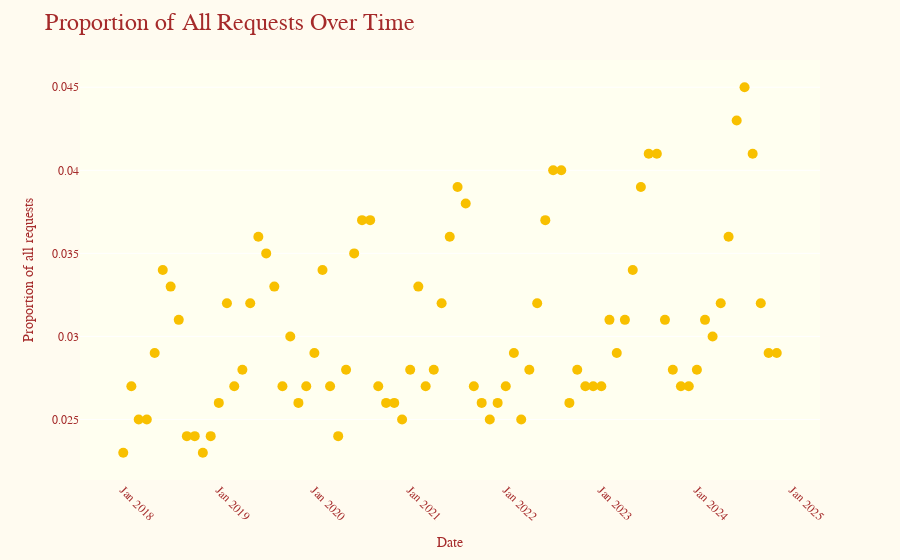

Source (notebook cell):
### Code cell
fig3 = px.scatter(df, 
                  x='Date', 
                  y='Freq',  
                  template="simple_white", 
                  labels={'Date': 'Date', 'Freq': 'Proportion of all requests'})

fig3.update_traces(marker=dict(size=10, color='#F8C000')) 

fig3.update_layout(
    title="Proportion of All Requests Over Time",
    title_font=dict(family="serif", size=24, color="brown"),
    xaxis_title="Date",
    yaxis_title="Proportion of all requests",
    xaxis_tickformat="%b %Y",
    xaxis=dict(showgrid=False, tickangle=45), 
    yaxis=dict(showgrid=True),
    template="plotly",
    plot_bgcolor="ivory",
    paper_bgcolor="#FFFBF0", 
    font=dict(family="serif", color="brown"),
    showlegend=False
)

fig3.show()

### Figure 1 — Plotly figure (JSON) as saved in the notebook; plotly's stock layout.template omitted (floating-point values rounded to 4 significant figures)
{"data": [{"hovertemplate": "Date=%{x}<br>Proportion of all requests=%{y}<extra></extra>", "legendgroup": "", "marker": {"color": "#F8C000", "size": 10, "symbol": "circle"}, "mode": "markers", "name": "", "orientation": "v", "showlegend": false, "type": "scatter", "x": ["2018-01-01T00:00:00", "2018-02-01T00:00:00", "2018-03-01T00:00:00", "2018-04-01T00:00:00", "2018-05-01T00:00:00", "2018-06-01T00:00:00", "2018-07-01T00:00:00", "2018-08-01T00:00:00", "2018-09-01T00:00:00", "2018-10-01T00:00:00", "2018-11-01T00:00:00", "2018-12-01T00:00:00", "2019-01-01T00:00:00", "2019-02-01T00:00:00", "2019-03-01T00:00:00", "2019-04-01T00:00:00", "2019-05-01T00:00:00", "2019-06-01T00:00:00", "2019-07-01T00:00:00", "2019-08-01T00:00:00", "2019-09-01T00:00:00", "2019-10-01T00:00:00", "2019-11-01T00:00:00", "2019-12-01T00:00:00", "2020-01-01T00:00:00", "2020-02-01T00:00:00", "2020-03-01T00:00:00", "2020-04-01T00:00:00", "2020-05-01T00:00:00", "2020-06-01T00:00:00", "2020-07-01T00:00:00", "2020-08-01T00:00:00", "2020-09-01T00:00:00", "2020-10-01T00:00:00", "2020-11-01T00:00:00", "2020-12-01T00:00:00", "2021-01-01T00:00:00", "2021-02-01T00:00:00", "2021-03-01T00:00:00", "2021-04-01T00:00:00", "2021-05-01T00:00:00", "2021-06-01T00:00:00", "2021-07-01T00:00:00", "2021-08-01T00:00:00", "2021-09-01T00:00:00", "2021-10-01T00:00:00", "2021-11-01T00:00:00", "2021-12-01T00:00:00", "2022-01-01T00:00:00", "2022-02-01T00:00:00", "2022-03-01T00:00:00", "2022-04-01T00:00:00", "2022-05-01T00:00:00", "2022-06-01T00:00:00", "2022-07-01T00:00:00", "2022-08-01T00:00:00", "2022-09-01T00:00:00", "2022-10-01T00:00:00", "2022-11-01T00:00:00", "2022-12-01T00:00:00", "2023-01-01T00:00:00", "2023-02-01T00:00:00", "2023-03-01T00:00:00", "2023-04-01T00:00:00", "2023-05-01T00:00:00", "2023-06-01T00:00:00", "2023-07-01T00:00:00", "2023-08-01T00:00:00", "2023-09-01T00:00:00", "2023-10-01T00:00:00", "2023-11-01T00:00:00", "2023-12-01T00:00:00", "2024-01-01T00:00:00", "2024-02-01T00:00:00", "2024-03-01T00:00:00", "2024-04-01T00:00:00", "2024-05-01T00:00:00", "2024-06-01T00:00:00", "2024-07-01T00:00:00", "2024-08-01T00:00:00", "2024-09-01T00:00:00", "2024-10-01T00:00:00", "2024-11-01T00:00:00"], "xaxis": "x", "y": [0.023, 0.027, 0.025, 0.025, 0.029, 0.034, 0.033, 0.031, 0.024, 0.024, 0.023, 0.024, 0.026, 0.032, 0.027, 0.028, 0.032, 0.036, 0.035, 0.033, 0.027, 0.03, 0.026, 0.027, 0.029, 0.034, 0.027, 0.024, 0.028, 0.035, 0.037, 0.037, 0.027, 0.026, 0.026, 0.025, 0.028, 0.033, 0.027, 0.028, 0.032, 0.036, 0.039, 0.038, 0.027, 0.026, 0.025, 0.026, 0.027, 0.029, 0.025, 0.028, 0.032, 0.037, 0.04, 0.04, 0.026, 0.028, 0.027, 0.027, 0.027, 0.031, 0.029, 0.031, 0.034, 0.039, 0.041, 0.041, 0.031, 0.028, 0.027, 0.027, 0.028, 0.031, 0.03, 0.032, 0.036, 0.043, 0.045, 0.041, 0.032, 0.029, 0.029], "yaxis": "y"}], "layout": {"font": {"color": "brown", "family": "serif"}, "legend": {"tracegroupgap": 0}, "margin": {"t": 60}, "paper_bgcolor": "#FFFBF0", "plot_bgcolor": "ivory", "showlegend": false, "title": {"font": {"color": "brown", "family": "serif", "size": 24}, "text": "Proportion of All Requests Over Time"}, "xaxis": {"anchor": "y", "domain": [0, 1], "showgrid": false, "tickangle": 45, "tickformat": "%b %Y", "title": {"text": "Date"}}, "yaxis": {"anchor": "x", "domain": [0, 1], "showgrid": true, "title": {"text": "Proportion of all requests"}}}}
